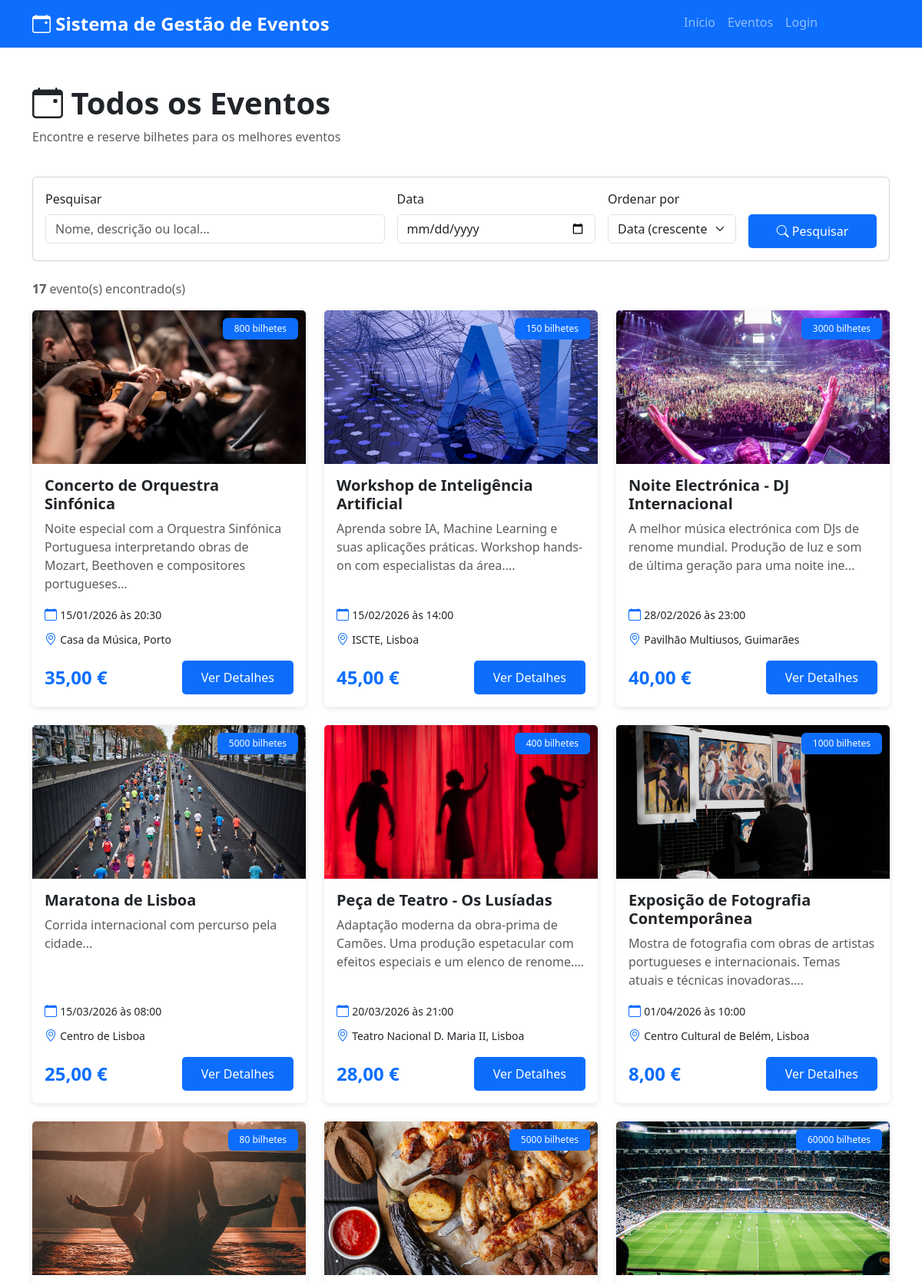
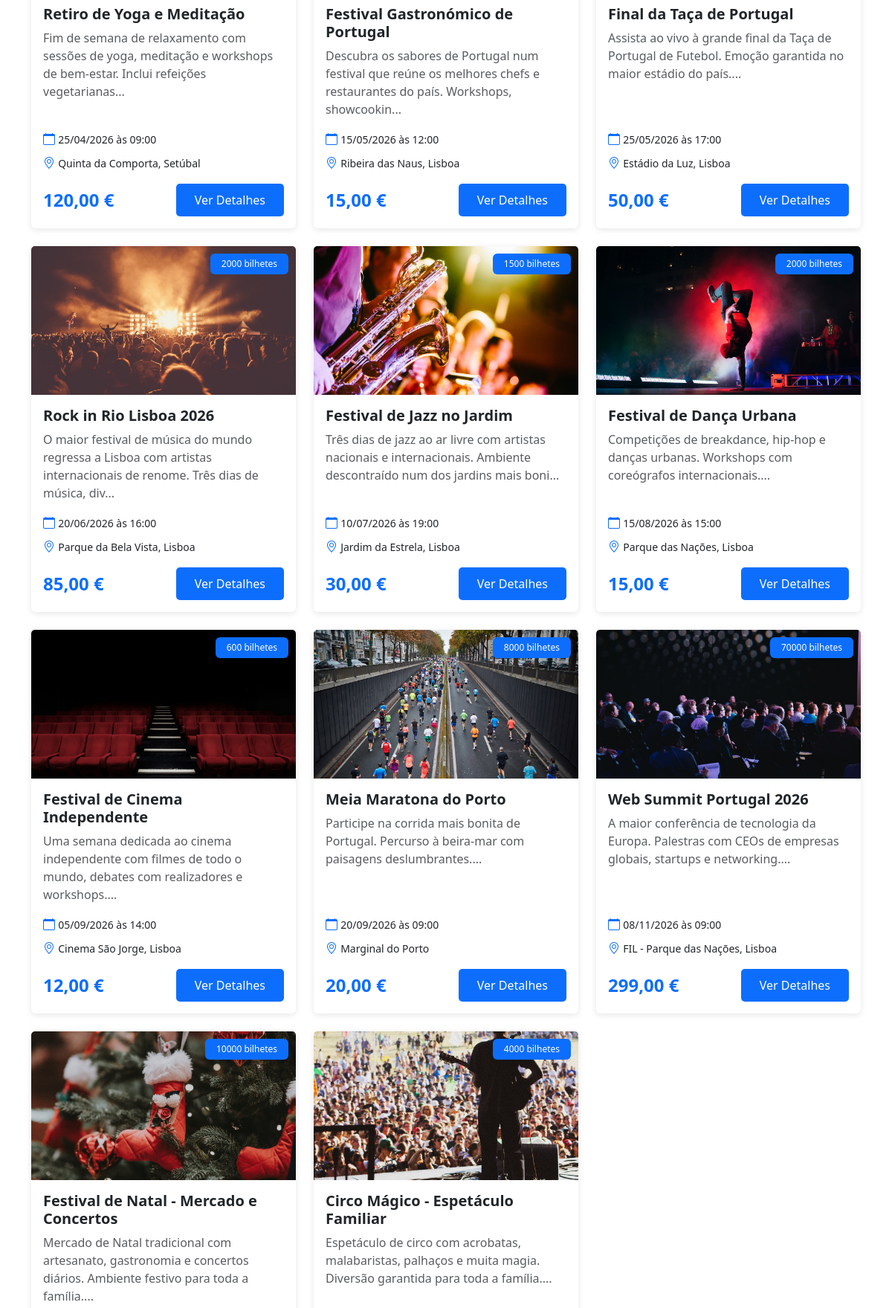
Screenshot of /events.php (upper part) with the database file from the repository (2 pictures, top to bottom).
### tables this page shows
CREATE TABLE `events` (
  `id` int(11) NOT NULL,
  `title` varchar(200) NOT NULL,
  `description` text NOT NULL,
  `event_date` date NOT NULL,
  `event_time` time NOT NULL,
  `location` varchar(255) NOT NULL,
  `ticket_price` decimal(10,2) NOT NULL,
  `available_tickets` int(11) NOT NULL DEFAULT 100,
  `image` varchar(255) DEFAULT NULL,
  `status` enum('active','cancelled','completed') DEFAULT 'active',
  `created_by` int(11) DEFAULT NULL,
  `created_at` timestamp NOT NULL DEFAULT current_timestamp(),
  `updated_at` timestamp NOT NULL DEFAULT current_timestamp() ON UPDATE current_timestamp()
);

### config.php (called while the page is built, shortened)
<?php
function formatPrice($price)
{
    return number_format($price, 2, ',', '.') . ' €';
}
function formatDateTime($date, $time)
{
    $datetime = $date . ' ' . $time;
    $timestamp = strtotime($datetime);
    return date('d/m/Y \à\s H:i', $timestamp);
}

### events.php (the view, shortened to what this page needs)
<?php
require_once 'config.php';
$search = isset($_GET['search']) ? sanitize($_GET['search']) : '';
$date = isset($_GET['date']) ? $_GET['date'] : '';
$order = isset($_GET['order']) ? $_GET['order'] : 'date_asc';
$query = "SELECT * FROM events WHERE status = 'active' AND event_date >= CURDATE()";
$params = [];
switch ($order) {
    default:
        $query .= " ORDER BY event_date ASC, event_time ASC";
}
$stmt = $conn->prepare($query);
$stmt->execute($params);
$events = $stmt->fetchAll();
include 'includes/header.php';
?>
<div class="container py-4">
    <div class="row mb-4">
        <div class="col-md-12">
            <h1 class="fw-bold"><i class="bi bi-calendar-event"></i> Todos os Eventos</h1>
            <p class="text-muted">Encontre e reserve bilhetes para os melhores eventos</p>
        </div>
    </div>
    <div class="card mb-4">
        <div class="card-body">
            <form action="events.php" method="GET" class="row g-3">
                <div class="col-md-5">
                    <label for="search" class="form-label">Pesquisar</label>
                    <input type="text" name="search" id="search" class="form-control"
                        placeholder="Nome, descrição ou local..." value="<?php echo htmlspecialchars($search); ?>">
                </div>
                <div class="col-md-3">
                    <label for="date" class="form-label">Data</label>
                    <input type="date" name="date" id="date" class="form-control" value="<?php echo htmlspecialchars($date); ?>">
                </div>
                <div class="col-md-2">
                    <label for="order" class="form-label">Ordenar por</label>
                    <select name="order" id="order" class="form-select">
                        <option value="date_asc" <?php echo $order == 'date_asc' ? 'selected' : ''; ?>>Data (crescente)</option>
                    </select>
                </div>
                <div class="col-md-2">
                    <label class="form-label">&nbsp;</label>
                    <button type="submit" class="btn btn-primary w-100">
                        <i class="bi bi-search"></i> Pesquisar
                    </button>
                </div>
            </form>
        </div>
    </div>
    <div class="mb-3">
        <p class="text-muted">
            <strong><?php echo count($events); ?></strong> evento(s) encontrado(s)
        </p>
    </div>
    <?php if (empty($events)): ?>
        <div class="empty-state">
            <i class="bi bi-search"></i>
            <h3>Nenhum evento encontrado</h3>
            <p>Tente ajustar seus filtros de pesquisa</p>
            <a href="events.php" class="btn btn-primary">Ver Todos os Eventos</a>
        </div>
    <?php else: ?>
        <div class="row g-4">
            <?php foreach ($events as $event): ?>
                <div class="col-md-6 col-lg-4">
                    <div class="card event-card h-100">
                        <?php if ($event['image']): ?>
                            <img src="uploads/events/<?php echo $event['image']; ?>" class="card-img-top" alt="<?php echo htmlspecialchars($event['title']); ?>">
                        <?php else: ?>
                            <div class="card-img-top bg-secondary d-flex align-items-center justify-content-center" style="height: 200px;">
                                <i class="bi bi-image text-white" style="font-size: 4rem;"></i>
                            </div>
                        <?php endif; ?>
                        <span class="badge bg-primary event-badge">
                            <?php echo $event['available_tickets']; ?> bilhetes
                        </span>
                        <div class="card-body d-flex flex-column">
                            <h5 class="card-title fw-bold"><?php echo htmlspecialchars($event['title']); ?></h5>
                            <p class="card-text text-muted flex-grow-1">
                                <?php echo substr(htmlspecialchars($event['description']), 0, 120); ?>...
                            </p>
                            <div class="mb-3">
                                <div class="mb-2">
                                    <i class="bi bi-calendar text-primary"></i>
                                    <small><?php echo formatDateTime($event['event_date'], $event['event_time']); ?></small>
                                </div>
                                <div>
                                    <i class="bi bi-geo-alt text-primary"></i>
                                    <small><?php echo htmlspecialchars($event['location']); ?></small>
                                </div>
                            </div>
                            <div class="d-flex justify-content-between align-items-center mt-auto">
                                <span class="card-price"><?php echo formatPrice($event['ticket_price']); ?></span>
                                <a href="event_detail.php?id=<?php echo $event['id']; ?>" class="btn btn-primary">
                                    Ver Detalhes
                                </a>
                            </div>
                        </div>
                    </div>
                </div>
            <?php endforeach; ?>
        </div>
    <?php endif; ?>
</div>
<?php include 'includes/footer.php'; ?>

### assets/css/style.css (style rules this page uses)
:root { --primary-color: #0d6efd; --secondary-color: #6c757d; --success-color: #198754; --danger-color: #dc3545; --warning-color: #ffc107; }
body { min-height: 100vh; display: flex; flex-direction: column; font-family: "Segoe UI", Tahoma, Geneva, Verdana, sans-serif; }
.event-card { transition: transform 0.3s ease, box-shadow 0.3s ease; height: 100%; border: none; box-shadow: 0 2px 8px rgba(0, 0, 0, 0.1); }
.event-card img { height: 200px; object-fit: cover; }
.event-badge { position: absolute; top: 10px; right: 10px; z-index: 10; }
.card-price { font-size: 1.5rem; font-weight: bold; color: var(--primary-color); }
.btn { padding: 10px 25px; border-radius: 5px; font-weight: 500; }
.btn-primary { background: var(--primary-color); border: none; }
.badge { padding: 8px 15px; font-weight: 500; }

### rows the page displays
events: image (picture), available_tickets "800", title "Concerto de Orquestra Sinfónica", description "Noite especial com a Orquestra Sinfónica Portuguesa interpretando obras de Mozart, Beethoven e compositores portugueses", event_date+event_time "15/01/2026 às 20:30", location "Casa da Música, Porto", ticket_price "35,00 €"
events: image (picture), available_tickets "150", title "Workshop de Inteligência Artificial", description "Aprenda sobre IA, Machine Learning e suas aplicações práticas. Workshop hands-on com especialistas da área.", event_date+event_time "15/02/2026 às 14:00", location "ISCTE, Lisboa", ticket_price "45,00 €"
events: image (picture), available_tickets "3000", title "Noite Electrónica - DJ Internacional", description "A melhor música electrónica com DJs de renome mundial. Produção de luz e som de última geração para uma noite ine", event_date+event_time "28/02/2026 às 23:00", location "Pavilhão Multiusos, Guimarães", ticket_price "40,00 €"
events: image (picture), available_tickets "5000", title "Maratona de Lisboa", description "Corrida internacional com percurso pela cidade", event_date+event_time "15/03/2026 às 08:00", location "Centro de Lisboa", ticket_price "25,00 €"
events: image (picture), available_tickets "400", title "Peça de Teatro - Os Lusíadas", description "Adaptação moderna da obra-prima de Camões. Uma produção espetacular com efeitos especiais e um elenco de renome.", event_date+event_time "20/03/2026 às 21:00", location "Teatro Nacional D. Maria II, Lisboa", ticket_price "28,00 €"
events: image (picture), available_tickets "1000", title "Exposição de Fotografia Contemporânea", description "Mostra de fotografia com obras de artistas portugueses e internacionais. Temas atuais e técnicas inovadoras.", event_date+event_time "01/04/2026 às 10:00", location "Centro Cultural de Belém, Lisboa", ticket_price "8,00 €"
events: image (picture), available_tickets "80", title "Retiro de Yoga e Meditação", description "Fim de semana de relaxamento com sessões de yoga, meditação e workshops de bem-estar. Inclui refeições vegetarianas", event_date+event_time "25/04/2026 às 09:00", location "Quinta da Comporta, Setúbal", ticket_price "120,00 €"
events: image (picture), available_tickets "5000", title "Festival Gastronómico de Portugal", description "Descubra os sabores de Portugal num festival que reúne os melhores chefs e restaurantes do país. Workshops, showcookin", event_date+event_time "15/05/2026 às 12:00", location "Ribeira das Naus, Lisboa", ticket_price "15,00 €"
events: image (picture), available_tickets "60000", title "Final da Taça de Portugal", description "Assista ao vivo à grande final da Taça de Portugal de Futebol. Emoção garantida no maior estádio do país.", event_date+event_time "25/05/2026 às 17:00", location "Estádio da Luz, Lisboa", ticket_price "50,00 €"
events: image (picture), available_tickets "2000", title "Rock in Rio Lisboa 2026", description "O maior festival de música do mundo regressa a Lisboa com artistas internacionais de renome. Três dias de música, div", event_date+event_time "20/06/2026 às 16:00", location "Parque da Bela Vista, Lisboa", ticket_price "85,00 €"
events: image (picture), available_tickets "1500", title "Festival de Jazz no Jardim", description "Três dias de jazz ao ar livre com artistas nacionais e internacionais. Ambiente descontraído num dos jardins mais boni", event_date+event_time "10/07/2026 às 19:00", location "Jardim da Estrela, Lisboa", ticket_price "30,00 €"
events: image (picture), available_tickets "2000", title "Festival de Dança Urbana", description "Competições de breakdance, hip-hop e danças urbanas. Workshops com coreógrafos internacionais.", event_date+event_time "15/08/2026 às 15:00", location "Parque das Nações, Lisboa", ticket_price "15,00 €"
events: image (picture), available_tickets "600", title "Festival de Cinema Independente", description "Uma semana dedicada ao cinema independente com filmes de todo o mundo, debates com realizadores e workshops.", event_date+event_time "05/09/2026 às 14:00", location "Cinema São Jorge, Lisboa", ticket_price "12,00 €"
events: image (picture), available_tickets "8000", title "Meia Maratona do Porto", description "Participe na corrida mais bonita de Portugal. Percurso à beira-mar com paisagens deslumbrantes.", event_date+event_time "20/09/2026 às 09:00", location "Marginal do Porto", ticket_price "20,00 €"
events: image (picture), available_tickets "70000", title "Web Summit Portugal 2026", description "A maior conferência de tecnologia da Europa. Palestras com CEOs de empresas globais, startups e networking.", event_date+event_time "08/11/2026 às 09:00", location "FIL - Parque das Nações, Lisboa", ticket_price "299,00 €"
events: image (picture), available_tickets "10000", title "Festival de Natal - Mercado e Concertos", description "Mercado de Natal tradicional com artesanato, gastronomia e concertos diários. Ambiente festivo para toda a família."
events: image (picture), available_tickets "4000", title "Circo Mágico - Espetáculo Familiar", description "Espetáculo de circo com acrobatas, malabaristas, palhaços e muita magia. Diversão garantida para toda a família."

### other values shown
SITE_NAME "Sistema de Gestão de Eventos"
count($events) "17"
